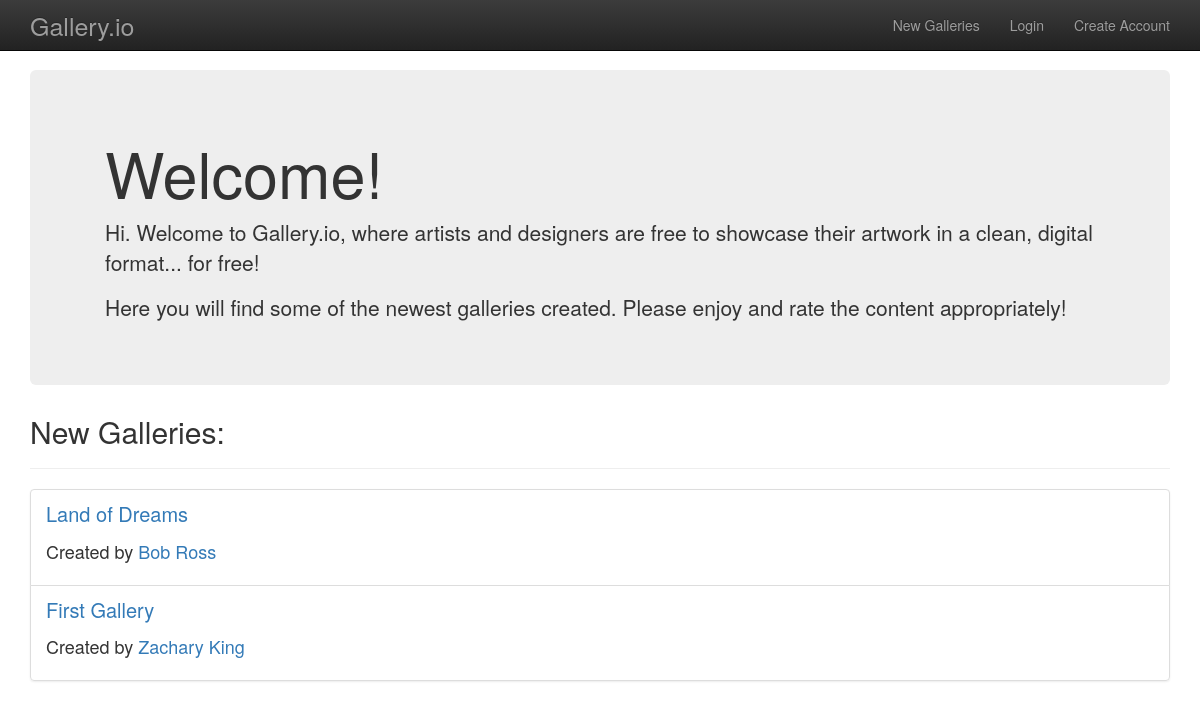
The page / on the database its author committed.
### showcase/models.py (models this page shows, shortened)
class Gallery(models.Model):
    name = models.CharField(max_length=200, default='')
    artist = models.CharField(max_length=100, default='')
    pub_date = models.DateField('date published', default=timezone.now)
    description = models.TextField(max_length=1000, default='')
    rank = models.FloatField(default=0.0)
    total_rankers = models.IntegerField(default=0)

### showcase/views.py (the view)
# urls.py: url(r'^$', views.index, name='index'),
def index(request):
    latest_galleries = Gallery.objects.order_by('-pub_date')[:10]
    context = {
        'latest_galleries': latest_galleries,
        'title': 'New Galleries',
    }
    return render(request, 'showcase/index.html', context)

### showcase/templates/showcase/index.html
{% extends "showcase/base.html" %}
{% block content %}
  <div class="jumbotron">
    <div class="container">
      <h1>Welcome!</h1>
      <p>Hi. Welcome to Gallery.io, where artists and designers are
        free to showcase their artwork in a clean, digital format...
        for free!</p>
      <p>Here you will find some of the newest galleries created.
        Please enjoy and rate the content appropriately!</p>
    </div>
  </div>
  <h2>New Galleries:</h2>
  <hr />
  {% if latest_galleries %}
    <ul class="list-group">
      {% for gallery in latest_galleries %}
        <li class="list-group-item">
          <a class="gallery-link" href="{% url 'showcase:gallery' gallery.id %}">{{ gallery.name }}</a>
          <p class="gallery-description">Created by <a herf="#">{{ gallery.artist }}</a></p>
        </li>
      {% endfor %}
    </ul>
  {% else %}
    <div class="alert alert-info" role="alert">
      No galleries available at this time...
    </div>
  {% endif %}
{% endblock content %}

### showcase/static/showcase/style.css (style rules this page uses)
.gallery-link { font-size: 20px; }
.gallery-description { font-size: 18px; vertical-align: middle; padding-top: 10px; }

### rows shown on the page
Gallery: name "Land of Dreams", artist "Bob Ross"
Gallery: name "First Gallery", artist "Zachary King"
